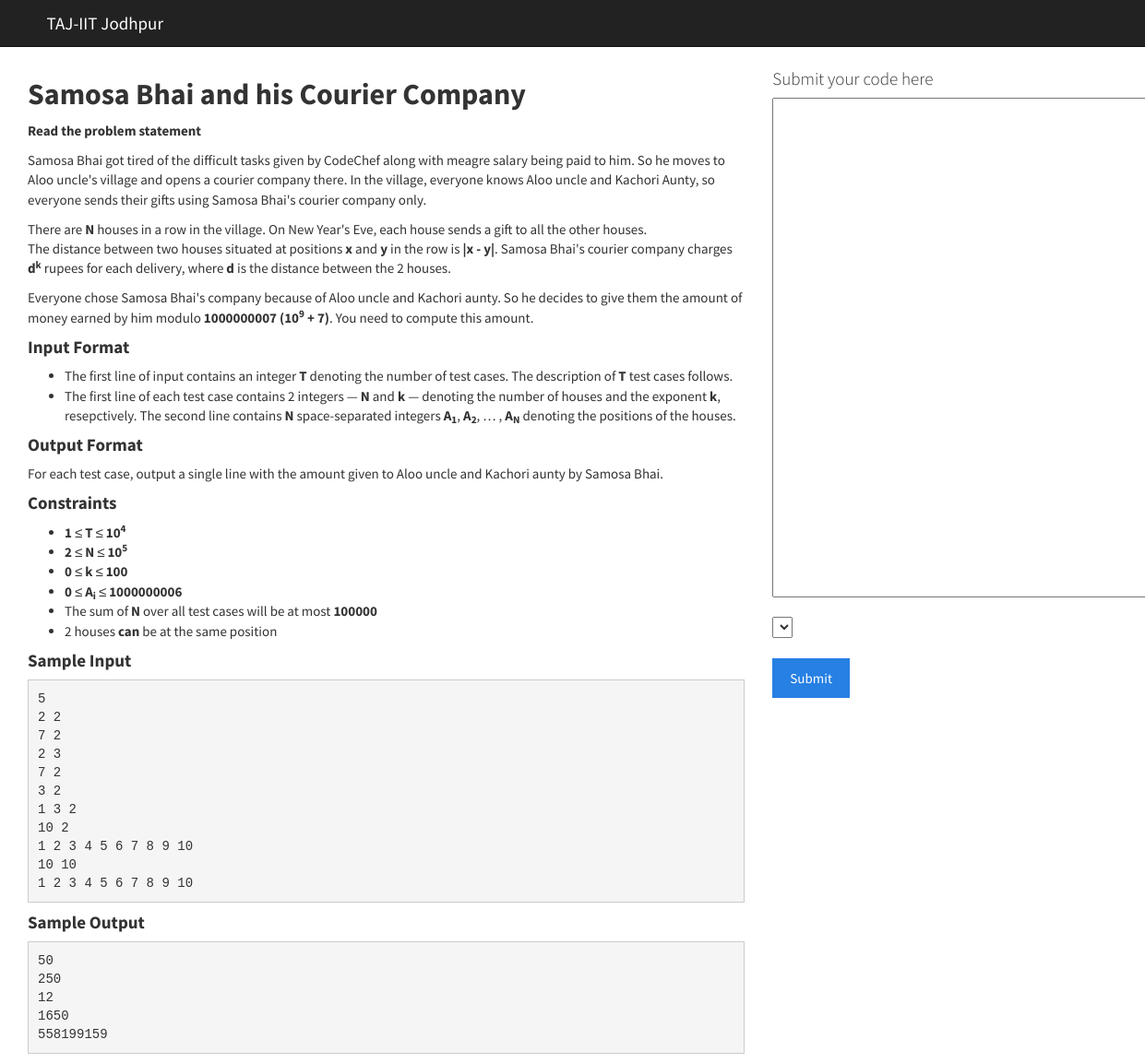
/judge/1/problem/1/ (signed in), run on an earlier commit of the app's database.
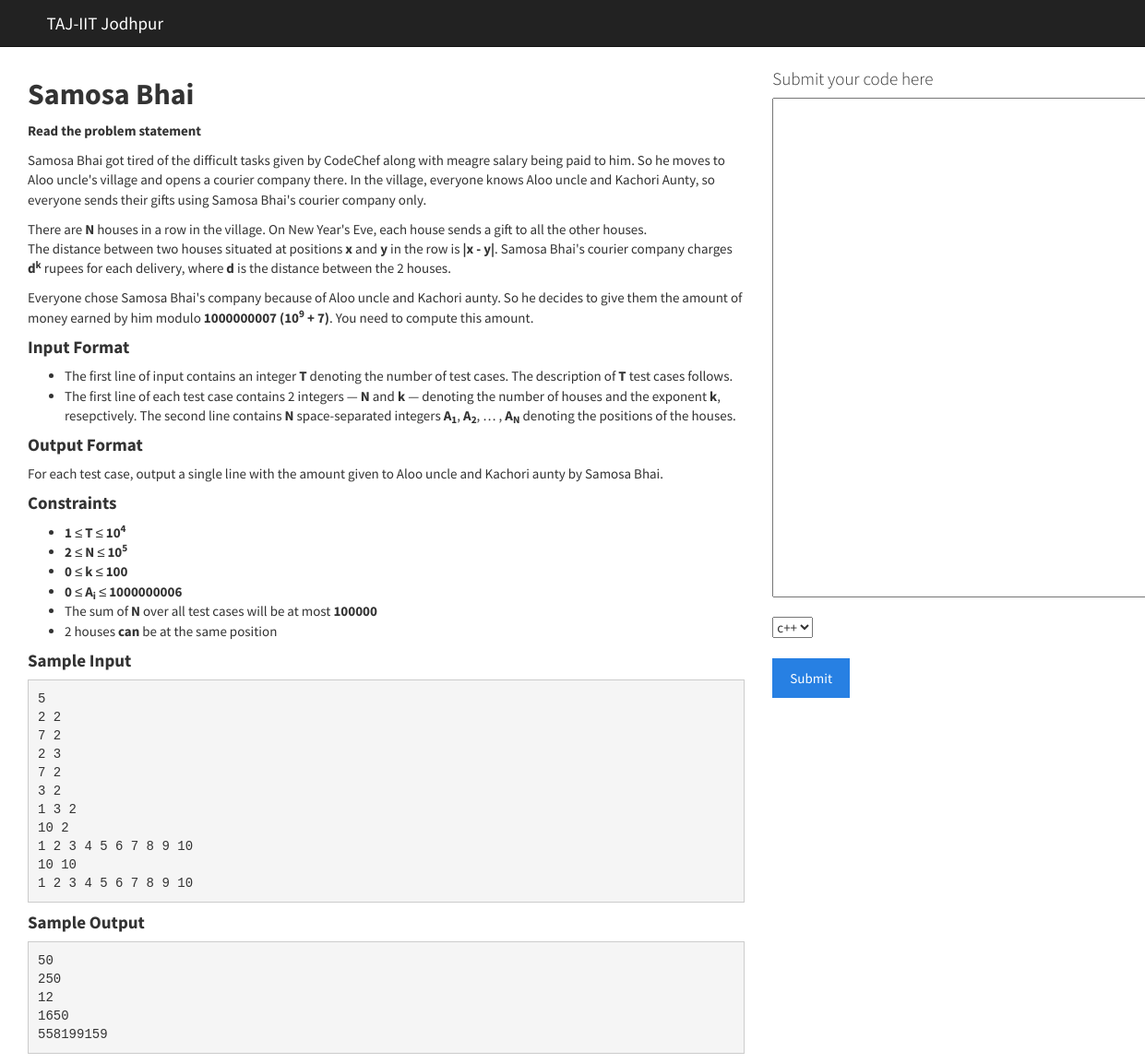
And on a later commit of the database.
### judge/models.py (models this page shows, shortened)
class Problem(models.Model):
    contest = models.ForeignKey(Contest)
    problemSetter = models.CharField(max_length=200)
    problemTitle = models.CharField(max_length=200)
    problemStatement = RichTextField(config_name='awesome_ckeditor')
    testInput = models.FileField(upload_to='testInput')
    testOutput = models.FileField(upload_to='testOutput')
    timeLimit = models.PositiveSmallIntegerField()
    languagesAllowed = models.CommaSeparatedIntegerField(max_length=200)
    inputFormat = RichTextField(config_name='awesome_ckeditor')
    outputFormat = RichTextField(config_name='awesome_ckeditor')
    constraints = RichTextField(config_name='awesome_ckeditor')
    sampleInput = RichTextField(config_name='awesome_ckeditor')
    sampleOutput = RichTextField(config_name='awesome_ckeditor')
    solvedBy = models.PositiveSmallIntegerField(default=0)

### judge/views.py (the view)
# urls.py: url(r'^(?P<contestId>\d+)/problem/(?P<problemId>\d+)/$', views.problem, name='index'),
@login_required
def problem(request, contestId, problemId):
    problem = Problem.objects.filter(contest_id=contestId, id=problemId)
    language = Language.objects.all()
    return render(request, 'users/problem.html', {'problem': problem, 'language':language})

### judge/templates/users/problem.html (shortened to what this page needs)
{% include "users/base.html" %}
<body>
    <div class="navbar navbar-default navbar-fixed-top">
        <div class="container">
            <div class="navbar-header">
              <a href="/judge" class="navbar-brand">TAJ-IIT Jodhpur</a>
            </div>
        </div>
    </div>
    <br><br><br>
    <div class="container-fluid">
        <div class="row-fluid">
            <div class="col-md-8">
            {% for problems in problem %}
                <h2><b> {{problems.problemTitle}} </b></h2>
                <p><b>Read the problem statement</b></p>
                {{problems.problemStatement | safe }}
                <h4><b>Input Format</b></h4>
                <p>{{problems.inputFormat | safe }}</p>
                <h4><b>Output Format</b></h4>
                <p>{{problems.outputFormat | safe }}</p>
                <h4><b>Constraints</b></h4>
                <p>{{problems.constraints | safe }}</p>
                <h4><b>Sample Input</b></h4>
                <p>{{problems.sampleInput | safe }}</p>
                <h4><b>Sample Output</b></h4>
                <p>{{problems.sampleOutput | safe }}</p>
            </div>
            <div class="col-md-4">
            <h4>Submit your code here</h4>
            <form action="/judge/submitsolution/" method="POST">{% csrf_token %}
                <textarea rows="25" cols="50" name="solutionBox" id="solutionBox"></textarea>
                <br><br>
                <select name="lid">
                {% for l in language %}
                    <option value="{{l.id}}">{{l.language}}</option>
                {% endfor %}
                </select>
                <br><br>
                <input type="submit" class="btn btn-primary" value="Submit">
            </form>
            </div>
            {% endfor %}
        </div>
    </div>
</body>

What changed in the data, as far as the page shows it:
changed Problem: problemTitle "Samosa Bhai and his Courier Company" → "Samosa Bhai"; lid (not shown) → "c++"
